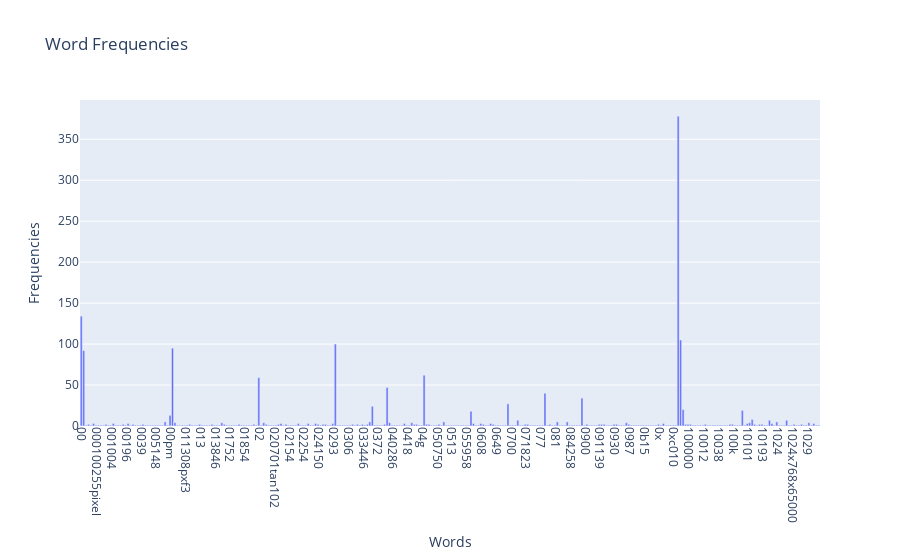

The code cell stored with this chart in its notebook:
### Markdown cell above
Exercise 13

### Code cell
term_frequencies_exercise = []
print(X_counts.shape[1])
for j in range(0,X_counts.shape[1]):
    term_frequencies_exercise.append(sum(X_counts[:,j].toarray()))
term_frequencies_exercise = np.asarray(X_counts.sum(axis=0))[0]

fig = plotly.graph_objects.Figure(data=[plotly.graph_objects.Bar(x=count_vect_exercise.get_feature_names_out()[:300], y=term_frequencies_exercise[:300])])
fig.update_layout(xaxis=dict(tickangle=90), xaxis_title='Words', yaxis_title='Frequencies', title='Word Frequencies')
fig.show()

### Figure 1 — Plotly figure (JSON) as saved in the notebook; plotly's stock layout.template omitted (floating-point values rounded to 4 significant figures; data arrays with more than 128 entries replaced by an {"elided": "..."} marker saying what was removed)
{"data": [{"type": "bar", "x": {"elided": "300 str values"}, "y": {"elided": "300 int values"}}], "layout": {"title": {"text": "Word Frequencies"}, "xaxis": {"tickangle": 90, "title": {"text": "Words"}}, "yaxis": {"title": {"text": "Frequencies"}}}}
